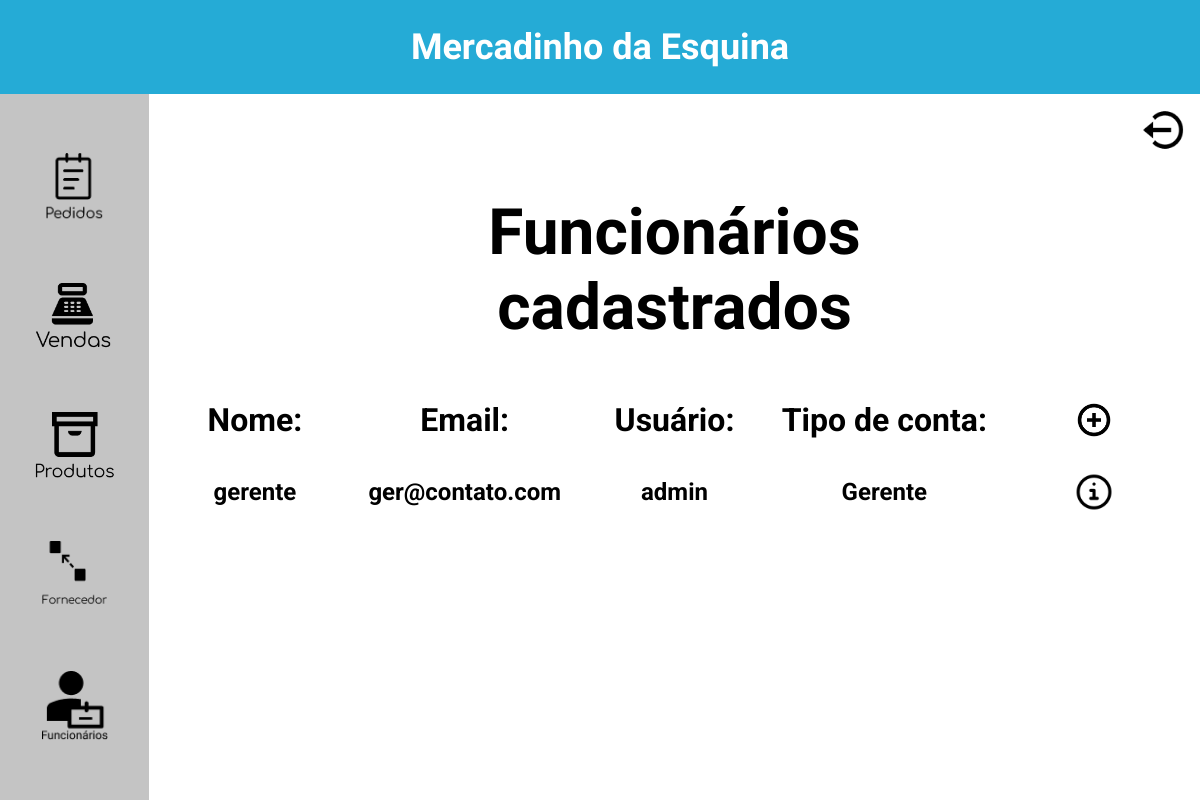
/mercadinho/funcionarios.php, run on an earlier commit of the app's database.
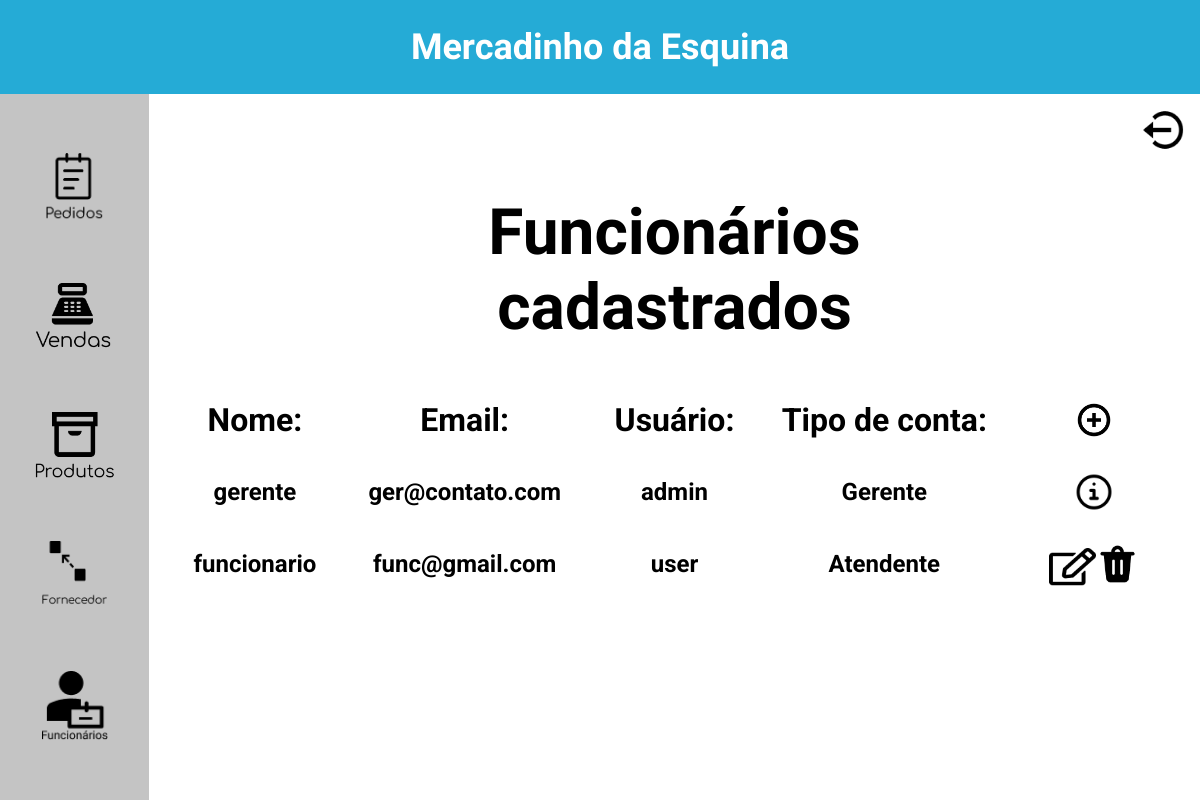
And on a later commit of the database.
### tables this page shows
create table funcionarios (
    id_funcionario INT NOT NULL PRIMARY KEY AUTO_INCREMENT,
    nome VARCHAR(50) NOT NULL,
    endereco VARCHAR(50) NOT NULL,
    telefone VARCHAR(11) NOT NULL,
    email VARCHAR(50) NOT NULL,
    usuario VARCHAR(50) NOT NULL,
    senha VARCHAR(50) NOT NULL,
    admin TINYINT NOT NULL DEFAULT 0
);

### mercadinho/Classes/Func.php (the view, shortened to what this page needs)
<?php
class Func
{
    function listarUsuario($conn){
        $sql = "SELECT *
        FROM funcionarios";
        $result = $conn->query($sql);
        if ($result and $result->num_rows > 0) {
            while($row = $result->fetch_assoc()) {
                $id = $row["id_funcionario"];
                if ($row['admin'] === '1') {
                    $text = "Gerente";
                }
                else {
                    $text = "Atendente";
                }
                if ($id === '1') {
                    echo "<tr>".
                         '<td style="text-align: center;"><h2>'.$row["nome"].'</h2></td>'.
                         '<td style="text-align: center;"><h2>'.$row["email"].'</h2></td>'.
                         '<td style="text-align: center;"><h2>'.$row["usuario"].'</h2></td>'.
                         '<td style="text-align: center;"><h2>'.$text.'</h2></td>'.
                         '<td style="text-align: center;">'.
                            '<img src="assets/info.png" style="height: 38px; cursor: help;"'.
                            'title="O usuário padrão foi configurado na instalação do sistema, para solicitar&#013;'.
                            'qualquer mudança, entre em contato através do telefone (35) 98800-0085">'.
                         "</tr>";
                }
                else {
                    echo "<tr>".
                         '<td style="text-align: center;"><h2>'.$row["nome"].'</h2></td>'.
                         '<td style="text-align: center;"><h2>'.$row["email"].'</h2></td>'.
                         '<td style="text-align: center;"><h2>'.$row["usuario"].'</h2></td>'.
                         '<td style="text-align: center;"><h2>'.$text.'</h2></td>'.
                         '<td style="text-align: center;"><a href="./editar-funcionario.php?id='.$id.'&edt=editar%21"/>'.
                            '<img src="assets/Edit.png" style="height: 38px;">'.
                         "</a>".
                         '<a href="funcionarios.php?id='.$id.'&rmv=Remover%21"/>'.
                            '<img src="assets/delete.png" style="height: 43px;">'.
                         "</a></td>".
                         "</tr>";
                }
            }
        }
    }
}
?>

What changed in the data, as far as the page shows it:
added funcionarios: nome "funcionario", email "func@gmail.com", usuario "user", admin "Atendente"
